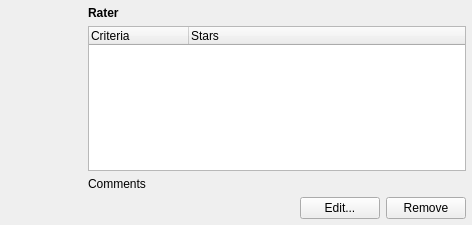
<?xml version="1.0" encoding="UTF-8"?>
<ui version="4.0">
 <class>RatingDisplayWidget</class>
 <widget class="QWidget" name="RatingDisplayWidget">
  <property name="geometry">
   <rect>
    <x>0</x>
    <y>0</y>
    <width>472</width>
    <height>225</height>
   </rect>
  </property>
  <property name="autoFillBackground">
   <bool>true</bool>
  </property>
  <property name="locale">
   <locale language="English" country="UnitedStates"/>
  </property>
  <layout class="QHBoxLayout">
   <item>
    <layout class="QVBoxLayout">
     <item>
      <spacer name="spacer2_2">
       <property name="orientation">
        <enum>Qt::Vertical</enum>
       </property>
       <property name="sizeType">
        <enum>QSizePolicy::Fixed</enum>
       </property>
       <property name="sizeHint" stdset="0">
        <size>
         <width>21</width>
         <height>20</height>
        </size>
       </property>
      </spacer>
     </item>
     <item>
      <widget class="QLabel" name="iconLabel">
       <property name="minimumSize">
        <size>
         <width>76</width>
         <height>0</height>
        </size>
       </property>
       <property name="text">
        <string/>
       </property>
       <property name="alignment">
        <set>Qt::AlignCenter</set>
       </property>
       <property name="wordWrap">
        <bool>false</bool>
       </property>
      </widget>
     </item>
     <item>
      <spacer name="spacer2">
       <property name="orientation">
        <enum>Qt::Vertical</enum>
       </property>
       <property name="sizeType">
        <enum>QSizePolicy::Expanding</enum>
       </property>
       <property name="sizeHint" stdset="0">
        <size>
         <width>21</width>
         <height>80</height>
        </size>
       </property>
      </spacer>
     </item>
    </layout>
   </item>
   <item>
    <layout class="QVBoxLayout">
     <item>
      <widget class="QLabel" name="raterName">
       <property name="sizePolicy">
        <sizepolicy hsizetype="Expanding" vsizetype="Preferred">
         <horstretch>0</horstretch>
         <verstretch>0</verstretch>
        </sizepolicy>
       </property>
       <property name="font">
        <font>
         <weight>75</weight>
         <bold>true</bold>
        </font>
       </property>
       <property name="text">
        <string>Rater</string>
       </property>
       <property name="wordWrap">
        <bool>false</bool>
       </property>
      </widget>
     </item>
     <item>
      <widget class="QTreeWidget" name="criteriaTreeWidget">
       <property name="selectionMode">
        <enum>QAbstractItemView::NoSelection</enum>
       </property>
       <property name="rootIsDecorated">
        <bool>false</bool>
       </property>
       <column>
        <property name="text">
         <string>Criteria</string>
        </property>
       </column>
       <column>
        <property name="text">
         <string>Stars</string>
        </property>
       </column>
      </widget>
     </item>
     <item>
      <widget class="QLabel" name="comment">
       <property name="sizePolicy">
        <sizepolicy hsizetype="Expanding" vsizetype="Expanding">
         <horstretch>0</horstretch>
         <verstretch>0</verstretch>
        </sizepolicy>
       </property>
       <property name="text">
        <string>Comments</string>
       </property>
       <property name="alignment">
        <set>Qt::AlignTop</set>
       </property>
       <property name="wordWrap">
        <bool>true</bool>
       </property>
      </widget>
     </item>
     <item>
      <layout class="QHBoxLayout">
       <item>
        <spacer name="spacer">
         <property name="orientation">
          <enum>Qt::Horizontal</enum>
         </property>
         <property name="sizeType">
          <enum>QSizePolicy::Expanding</enum>
         </property>
         <property name="sizeHint" stdset="0">
          <size>
           <width>150</width>
           <height>20</height>
          </size>
         </property>
        </spacer>
       </item>
       <item>
        <widget class="KPushButton" name="buttonEdit">
         <property name="text">
          <string>Edit...</string>
         </property>
         <property name="icon">
          <iconset theme="document-edit">
           <normaloff/>
          </iconset>
         </property>
         <property name="shortcut">
          <string/>
         </property>
        </widget>
       </item>
       <item>
        <widget class="KPushButton" name="buttonRemove">
         <property name="text">
          <string>Remove</string>
         </property>
         <property name="icon">
          <iconset theme="list-remove">
           <normaloff/>
          </iconset>
         </property>
         <property name="shortcut">
          <string/>
         </property>
        </widget>
       </item>
      </layout>
     </item>
    </layout>
   </item>
  </layout>
 </widget>
 <layoutdefault spacing="6" margin="6"/>
 <layoutfunction spacing="KDialog::spacingHint" margin="KDialog::marginHint"/>
 <customwidgets>
  <customwidget>
   <class>KPushButton</class>
   <extends>QPushButton</extends>
   <header>kpushbutton.h</header>
  </customwidget>
 </customwidgets>
 <includes>
  <include location="local">datablocks/rating.h</include>
  <include location="local">QListWidget</include>
  <include location="local">kpushbutton.h</include>
  <include location="local">kpushbutton.h</include>
 </includes>
 <resources/>
 <connections/>
</ui>
